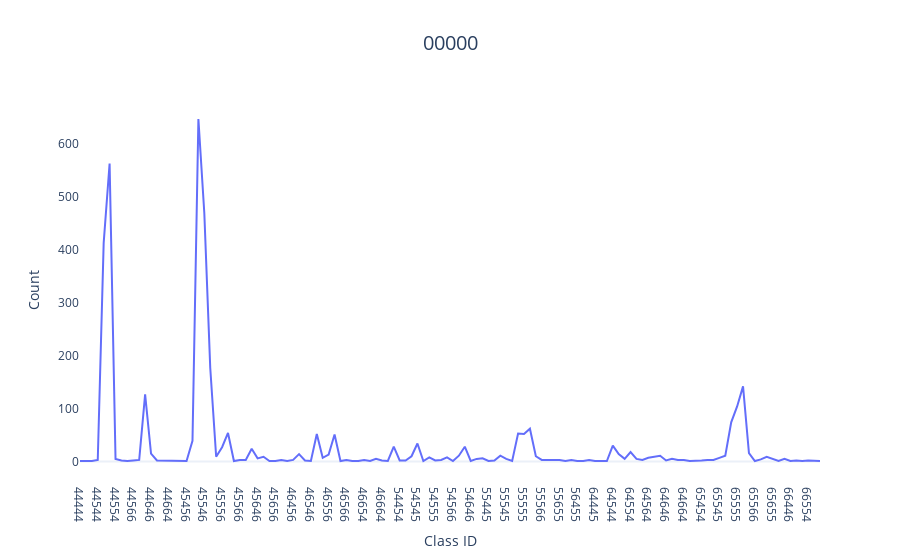
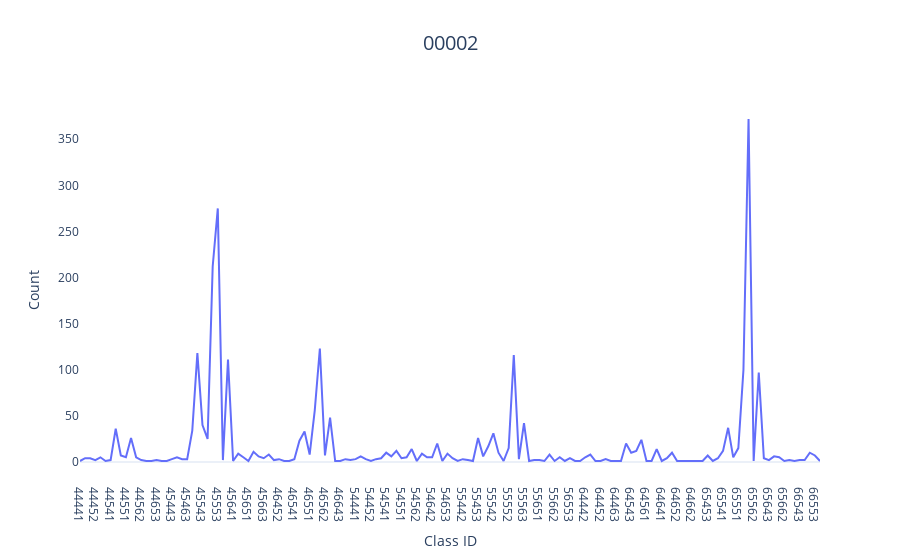
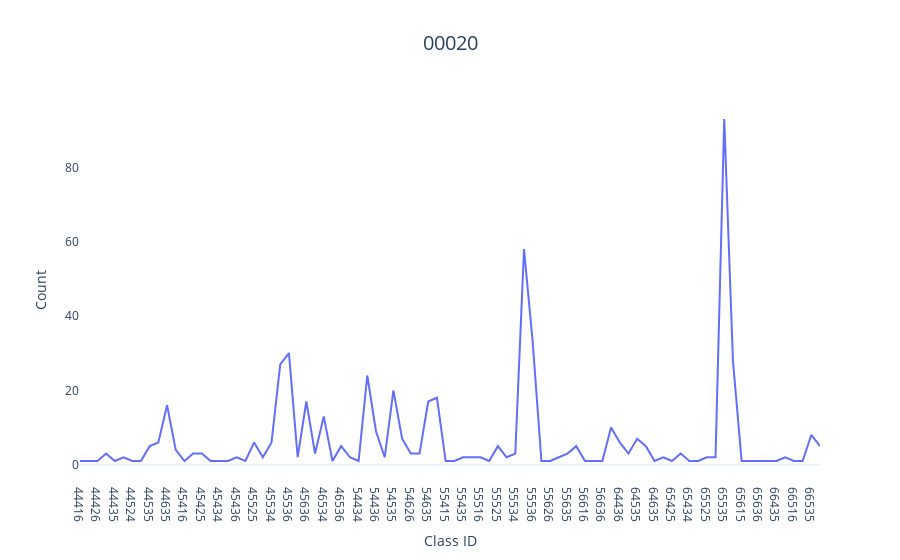
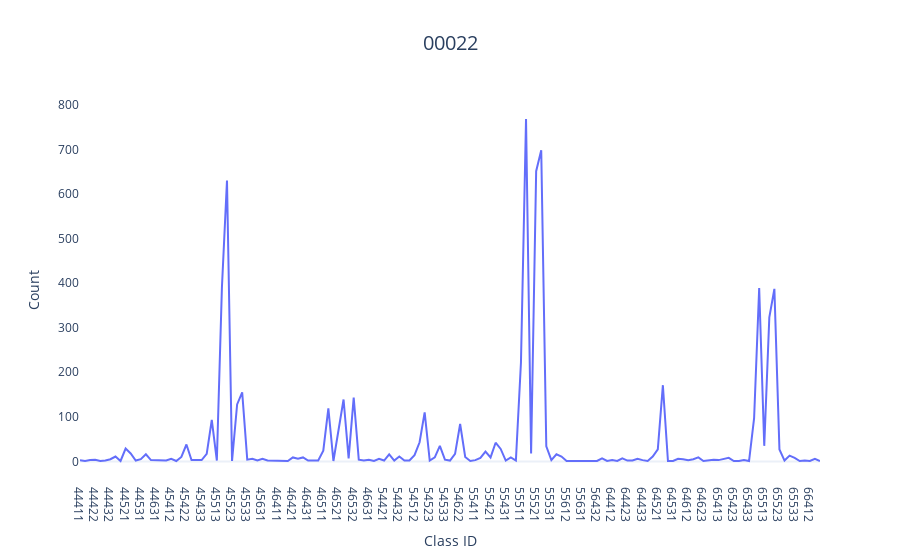

The notebook cell saved with these charts, in order:
### Code cell
PDB_SS.plot_binary_to_sixclass_incidence(light=True, save=False, savedir='/Users/egs/Documents/proteusPy')

### Figure 1 — Plotly figure (JSON) as saved in the notebook; plotly's stock layout.template omitted (floating-point values rounded to 4 significant figures)
{"data": [{"hovertemplate": "Class ID=%{x}<br>Count=%{y}<extra></extra>", "legendgroup": "", "line": {"color": "#636efa", "dash": "solid"}, "marker": {"symbol": "circle"}, "mode": "lines", "name": "", "orientation": "v", "showlegend": false, "type": "scatter", "x": ["44444", "44445", "44464", "44544", "44545", "44546", "44554", "44555", "44564", "44566", "44644", "44645", "44646", "44654", "44656", "44664", "45444", "45446", "45456", "45544", "45545", "45546", "45554", "45555", "45556", "45564", "45565", "45566", "45644", "45645", "45646", "45654", "45655", "45656", "45664", "46444", "46456", "46544", "46545", "46546", "46554", "46555", "46556", "46564", "46565", "46566", "46644", "46645", "46654", "46655", "46656", "46664", "54444", "54445", "54454", "54466", "54544", "54545", "54546", "54554", "54555", "54556", "54564", "54566", "54644", "54645", "54646", "54654", "54655", "55445", "55454", "55544", "55545", "55546", "55554", "55555", "55556", "55564", "55566", "55645", "55654", "55655", "55656", "55664", "56455", "56464", "56554", "64445", "64446", "64456", "64544", "64545", "64546", "64554", "64555", "64556", "64564", "64644", "64645", "64646", "64654", "64655", "64664", "65445", "65446", "65454", "65455", "65544", "65545", "65546", "65554", "65555", "65556", "65564", "65566", "65645", "65654", "65655", "65656", "65664", "66446", "66455", "66544", "66554", "66555", "66556"], "xaxis": "x", "y": [1, 1, 1, 3, 413, 563, 5, 2, 1, 2, 3, 127, 15, 2, 2, 1, 1, 2, 1, 39, 647, 469, 177, 9, 27, 54, 1, 3, 3, 24, 6, 9, 1, 1, 3, 1, 3, 14, 2, 1, 52, 7, 13, 51, 1, 3, 1, 1, 3, 1, 5, 2, 1, 28, 2, 2, 10, 34, 1, 8, 2, 3, 8, 1, 11, 28, 1, 5, 6, 1, 2, 11, 5, 1, 53, 52, 62, 10, 3, 3, 3, 3, 1, 3, 1, 1, 3, 1, 1, 1, 30, 14, 5, 18, 5, 3, 7, 9, 11, 2, 5, 3, 3, 1, 1, 2, 3, 3, 7, 11, 74, 104, 142, 16, 1, 4, 9, 5, 1, 5, 1, 2, 1, 2, 2, 1], "yaxis": "y"}], "layout": {"autosize": true, "legend": {"tracegroupgap": 0}, "showlegend": true, "title": {"font": {"size": 20}, "text": "00000", "x": 0.5}, "xaxis": {"anchor": "y", "domain": [0, 1], "showgrid": false, "title": {"text": "Class ID"}}, "yaxis": {"anchor": "x", "domain": [0, 1], "showgrid": false, "title": {"text": "Count"}}}}

### Figure 2 — Plotly figure (JSON) as saved in the notebook; plotly's stock layout.template omitted (floating-point values rounded to 4 significant figures; data arrays with more than 128 entries replaced by an {"elided": "..."} marker saying what was removed)
{"data": [{"hovertemplate": "Class ID=%{x}<br>Count=%{y}<extra></extra>", "legendgroup": "", "line": {"color": "#636efa", "dash": "solid"}, "marker": {"symbol": "circle"}, "mode": "lines", "name": "", "orientation": "v", "showlegend": false, "type": "scatter", "x": {"elided": "146 str values"}, "xaxis": "x", "y": {"elided": "146 int values"}, "yaxis": "y"}], "layout": {"autosize": true, "legend": {"tracegroupgap": 0}, "showlegend": true, "title": {"font": {"size": 20}, "text": "00002", "x": 0.5}, "xaxis": {"anchor": "y", "domain": [0, 1], "showgrid": false, "title": {"text": "Class ID"}}, "yaxis": {"anchor": "x", "domain": [0, 1], "showgrid": false, "title": {"text": "Count"}}}}

### Figure 3 — Plotly figure (JSON) as saved in the notebook; plotly's stock layout.template omitted (floating-point values rounded to 4 significant figures)
{"data": [{"hovertemplate": "Class ID=%{x}<br>Count=%{y}<extra></extra>", "legendgroup": "", "line": {"color": "#636efa", "dash": "solid"}, "marker": {"symbol": "circle"}, "mode": "lines", "name": "", "orientation": "v", "showlegend": false, "type": "scatter", "x": ["44416", "44425", "44426", "44434", "44435", "44436", "44524", "44526", "44535", "44536", "44635", "44636", "45416", "45424", "45425", "45426", "45434", "45435", "45436", "45524", "45525", "45526", "45534", "45535", "45536", "45635", "45636", "46525", "46534", "46535", "46536", "54426", "54434", "54435", "54436", "54526", "54535", "54536", "54626", "54634", "54635", "54636", "55415", "55426", "55435", "55436", "55516", "55524", "55525", "55526", "55534", "55535", "55536", "55625", "55626", "55634", "55635", "55636", "56616", "56626", "56636", "64435", "64436", "64534", "64535", "64536", "64635", "64636", "65425", "65426", "65434", "65436", "65525", "65526", "65535", "65536", "65615", "65635", "65636", "66416", "66435", "66436", "66516", "66526", "66535", "66536"], "xaxis": "x", "y": [1, 1, 1, 3, 1, 2, 1, 1, 5, 6, 16, 4, 1, 3, 3, 1, 1, 1, 2, 1, 6, 2, 6, 27, 30, 2, 17, 3, 13, 1, 5, 2, 1, 24, 9, 2, 20, 7, 3, 3, 17, 18, 1, 1, 2, 2, 2, 1, 5, 2, 3, 58, 33, 1, 1, 2, 3, 5, 1, 1, 1, 10, 6, 3, 7, 5, 1, 2, 1, 3, 1, 1, 2, 2, 93, 28, 1, 1, 1, 1, 1, 2, 1, 1, 8, 5], "yaxis": "y"}], "layout": {"autosize": true, "legend": {"tracegroupgap": 0}, "showlegend": true, "title": {"font": {"size": 20}, "text": "00020", "x": 0.5}, "xaxis": {"anchor": "y", "domain": [0, 1], "showgrid": false, "title": {"text": "Class ID"}}, "yaxis": {"anchor": "x", "domain": [0, 1], "showgrid": false, "title": {"text": "Count"}}}}

### Figure 4 — Plotly figure (JSON) as saved in the notebook; plotly's stock layout.template omitted (floating-point values rounded to 4 significant figures; data arrays with more than 128 entries replaced by an {"elided": "..."} marker saying what was removed)
{"data": [{"hovertemplate": "Class ID=%{x}<br>Count=%{y}<extra></extra>", "legendgroup": "", "line": {"color": "#636efa", "dash": "solid"}, "marker": {"symbol": "circle"}, "mode": "lines", "name": "", "orientation": "v", "showlegend": false, "type": "scatter", "x": {"elided": "147 str values"}, "xaxis": "x", "y": {"elided": "147 int values"}, "yaxis": "y"}], "layout": {"autosize": true, "legend": {"tracegroupgap": 0}, "showlegend": true, "title": {"font": {"size": 20}, "text": "00022", "x": 0.5}, "xaxis": {"anchor": "y", "domain": [0, 1], "showgrid": false, "title": {"text": "Class ID"}}, "yaxis": {"anchor": "x", "domain": [0, 1], "showgrid": false, "title": {"text": "Count"}}}}
